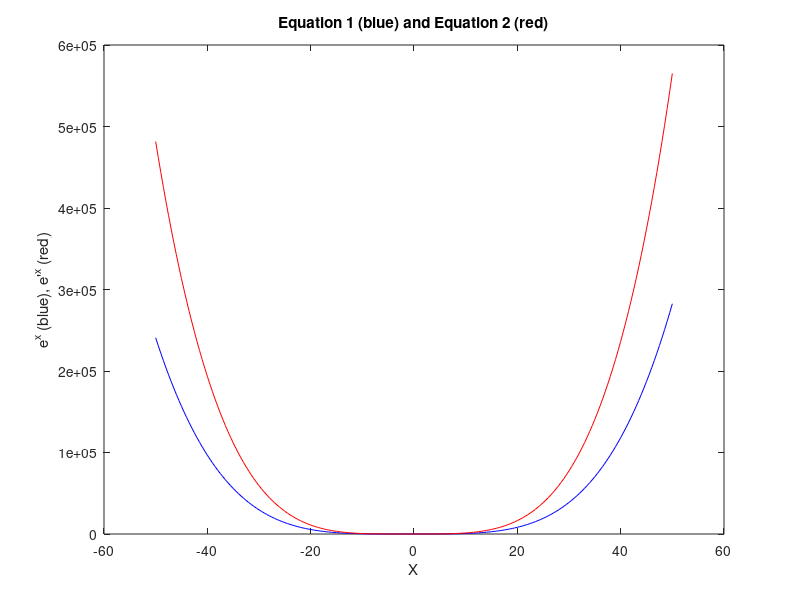
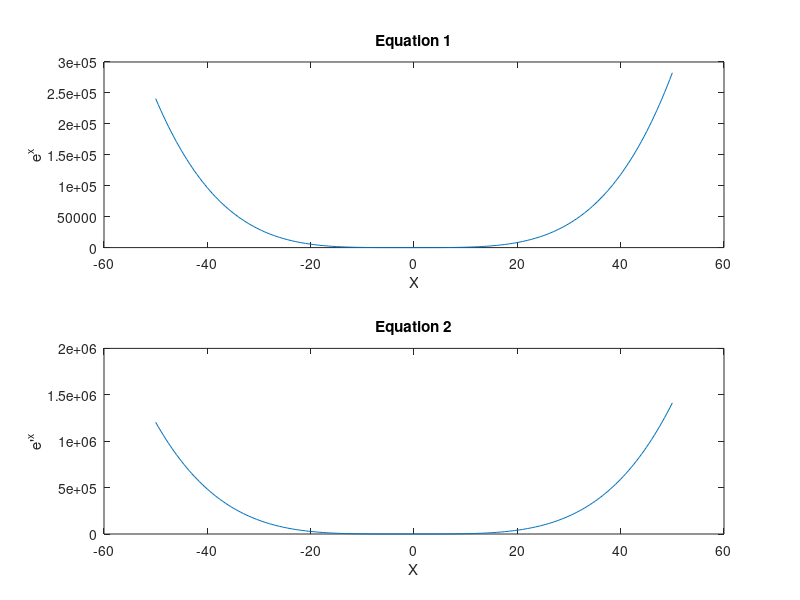
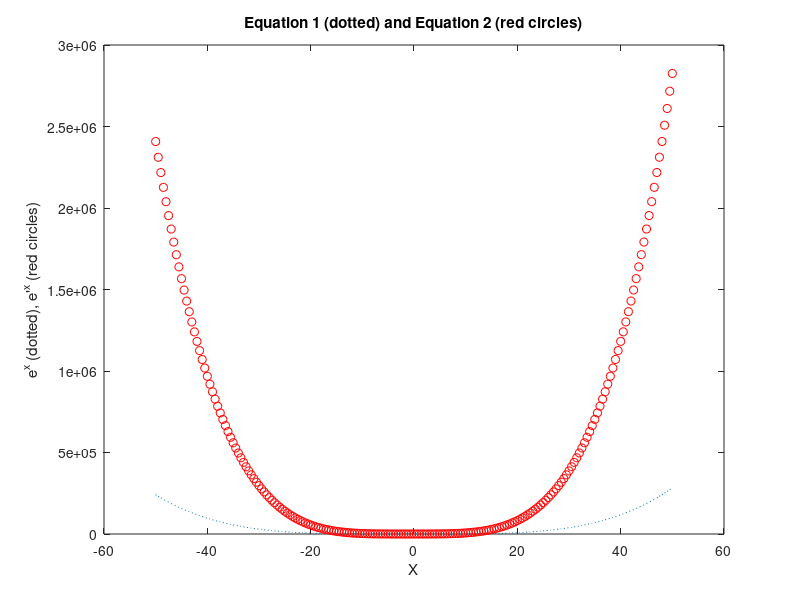
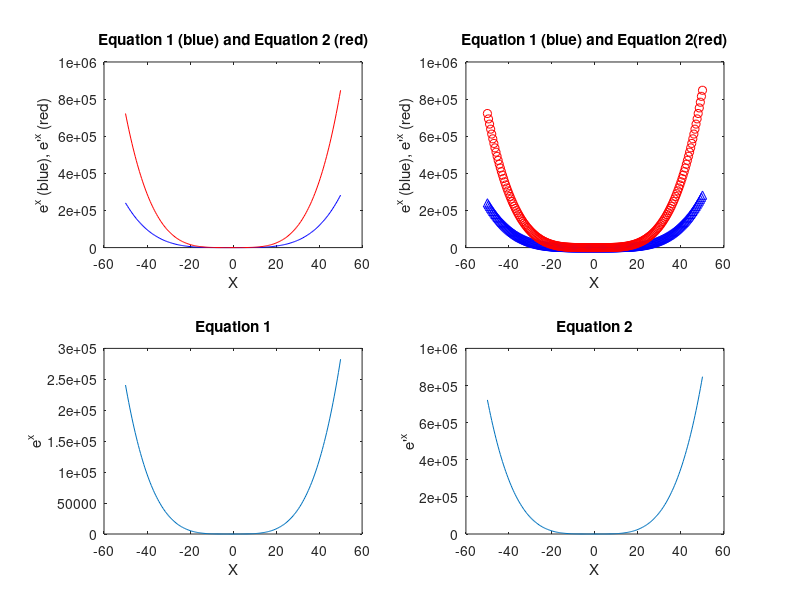

MATLAB code to generate these figures, in order:
% Activity: MATLAB 2 Bonus, Task 2
% File: ML2_ACT_Task2_katherto.m
% Date: 22 November 2015
% By: Kathryn Atherton
% katherto
% Ryan Hellyer
% rhellyer
% Natalie Zimmermann
% zimmermn
% 
% Section: 04
% Team: 59
%
% ELECTRONIC SIGNATURE
% Kathryn Atherton
% Ryan Hellyer
% Natalie Zimmermann
%
% The electronic signatures above indicate that the script
% submitted for evaluation is the combined effort of all
% team members and that each member of the team was an
% equal participant in its creation. In addition, each
% member of the team has a general understanding of all
% aspects of the script development and execution.
%
% A BRIEF DESCRIPTION OF WHAT THE SCRIPT OR FUNCTION DOES
% This progam plots two functions in various plots and 
% subplots, in separate graphs or on the same graph. 

% clear the command window of previous commands and functions
clear
clc
% Create vector X
X = -50:0.5:50;

% Calculate e^x
ex = 1 + (X / 1) + ((X .^ 2) / 2) + ((X .^ 3) / 6) + ((X .^ 4) / 24);

% Plot value of A = 2, two plots on same figure
A = 2;

% Calculate e'^x
e_x = A * (ex);

% Plotting
figure(1)
plot(X,ex,'b'),title('Equation 1 (blue) and Equation 2 (red)'),xlabel('X'),ylabel('e^x (blue), e''^x (red)')
hold on; 
plot(X,e_x,'r')
hold off;

% Plot value of A = 5, two subplots on same figure
A = 5;

% Calculate e'^x
e_x = A * (ex);

% Plotting
figure(2)
subplot(2,1,1),plot(X,ex),title('Equation 1'),xlabel('X'),ylabel('e^x')
subplot(2,1,2),plot(X,e_x),title('Equation 2'),xlabel('X'),ylabel('e''^x')
hold off;

% Plot value of A = 10, dotted lines in Equation 1, Red 
% Circular Markers in Equation 2
A = 10;

% Calculate e'^x
e_x = A * (ex);

% Plotting
figure(3)
plot(X,ex,':'),title('Equation 1 (dotted) and Equation 2 (red circles)'),xlabel('X'),ylabel('e^x (dotted), e''^x (red circles)')
hold on;
plot(X,e_x,'ro')
hold off;

% Plot value of A = 3, 4 subplots
A = 3;

% Calculate e'^x
e_x = A * (ex);

% Plotting
figure(4)
subplot(2,2,1),plot(X,ex,'b'),title('Equation 1 (blue) and Equation 2 (red)'),xlabel('X'),ylabel('e^x (blue), e''^x (red)')
hold on;
subplot(2,2,1),plot(X,e_x,'r')
hold off;
subplot(2,2,2),plot(X,ex,'b^'),title('Equation 1 (blue) and Equation 2(red)'),xlabel('X'),ylabel('e^x (blue), e''^x (red)')
hold on;
subplot(2,2,2),plot(X,e_x,'ro')
hold off;
subplot(2,2,3),plot(X,ex),title('Equation 1'),xlabel('X'),ylabel('e^x')
subplot(2,2,4),plot(X,e_x),title('Equation 2'),xlabel('X'),ylabel('e''^x')